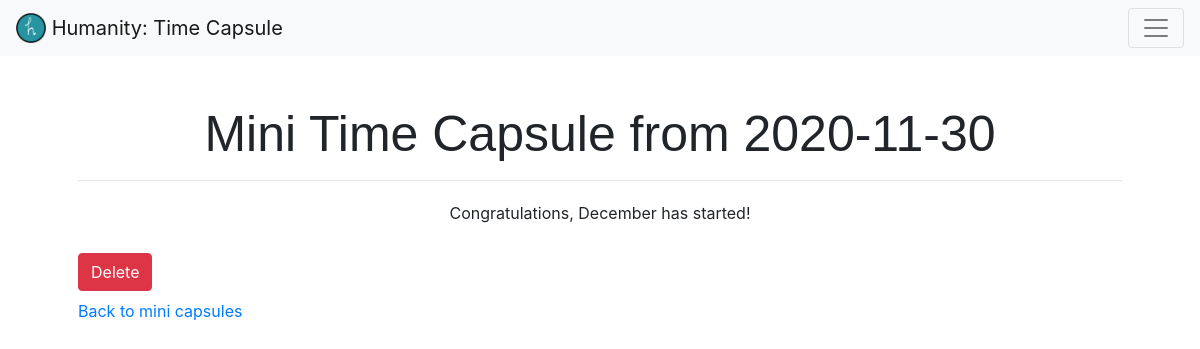
The page /minicapsule/4/ (signed in) on the database its author committed.
### capsule/models.py (models this page shows)
class MiniCapsule(models.Model):
    user_id = models.IntegerField()
    content = models.TextField()
    date_added = models.DateField(auto_now_add=True)
    time = models.DateField()
    created = models.DateTimeField(auto_now_add=True, auto_now=False)
    class Meta:
        ordering = ('-created',)
    def __str__(self):
        return f'Mini Time Capsule from {self.date_added}'

### capsule/views.py (the view)
# urls.py: path('minicapsule/<int:capsule_id>/', views.view_capsule, name='view_capsule'),
@login_required
def view_capsule(request, capsule_id):
    if request.method == 'POST':
        MiniCapsule.objects.get(pk=capsule_id).delete()
        messages.success(request, 'Mini time capsule deleted')
        return HttpResponseRedirect(reverse('capsule:mini_capsule'))
    return render(request, 'capsule/view_capsule.html', {
        'capsule': MiniCapsule.objects.get(pk=capsule_id)
    })

### capsule/templates/capsule/view_capsule.html (shortened to what this page needs)
{% extends "capsule/layout.html" %}
{% block pageHeader %}
    <h1>{{ capsule }}</h1>
{% endblock %}
{% block body %}
    <p class="general_info">{{ capsule.content }}</p>
    <form action="{% url 'capsule:view_capsule' capsule.pk %}" method="post">
        <button class="btn btn-danger my-2" type="submit">Delete</button>
    </form>
    <a href="{% url 'capsule:mini_capsule' %}">Back to mini capsules</a>
{% endblock %}

### capsule/static/capsule/styles.css (style rules this page uses)
h1 { font-family: sans-serif; font-size: 50px; text-align: center; }
.general_info { text-align: center; margin: 20px; }

### rows shown on the page
MiniCapsule: date_added "Mini Time Capsule from 2020-11-30", content "Congratulations, December has started!"
